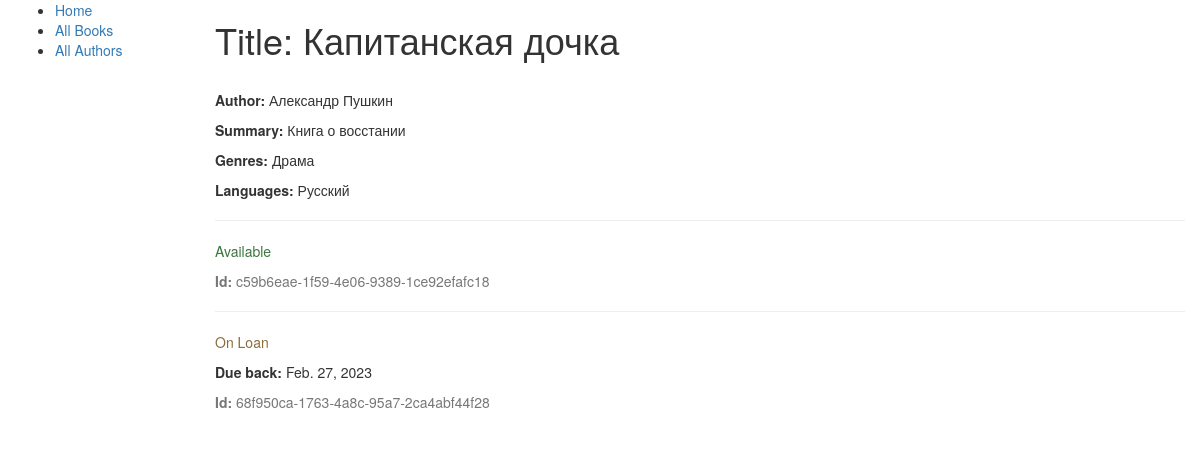
/catalog/book/1, run on the app's committed database.
### catalog/models.py (models this page shows, shortened)
class Book(models.Model):
    title = models.CharField(max_length=250, help_text="Enter book title")
    author = models.ForeignKey(Author, models.SET_NULL,null=True)
    summary = models.CharField(max_length=1500, help_text="Enter book description")
    genre = models.ManyToManyField(Genre)
    language = models.ManyToManyField(Language)

class Author(models.Model):
    first_name = models.CharField(max_length=100, help_text="Enter author first name")
    last_name = models.CharField(max_length=100, help_text="Enter author lastname")
    date_of_birth = models.DateField(null=True, blank=True)
    date_of_death = models.DateField(null=True, blank=True)
    def __str__(self):
        return f'{self.first_name} {self.last_name}'

class Genre(models.Model):
    name = models.CharField(max_length=25)
    def __str__(self):
        return self.name

class Language(models.Model):
    name = models.CharField(max_length=25)
    def __str__(self):
        return self.name

class BookInstance(models.Model):
    id = models.UUIDField(primary_key=True, default=uuid.uuid4)
    due_back = models.DateField(blank=True, null=True)
    book = models.ForeignKey(Book, models.SET_NULL, null=True, help_text="Choose a book")
    LOAN_STATUS = (
        ('a', 'Available'),
        ('r', 'Reserved'),
        ('o', 'On Loan'),
        ('n', 'Not in stock')
    )
    status = models.CharField(max_length=1, choices=LOAN_STATUS, default='n', help_text='Availability')
    class Meta:
        ordering = ['due_back']

### catalog/views.py (the view)
# urls.py: re_path(r'^book/(?P<pk>\d+)$', views.BookDetailView.as_view(), name='book-detail')
class BookDetailView(generic.DetailView):
    model = Book

### catalog/templates/catalog/book_detail.html
{% extends 'base_generic.html' %}
{% block content %}
<h1 style="margin-bottom:30px">Title: {{book.title}}</h1>
<p><b>Author: </b>{{book.author}}</p>
<p><b>Summary: </b>{{book.summary}}</p>
<p><b>Genres: </b>{% for genre in book.genre.all%}{{genre}}{%if not forloop.last%}, {%endif%}{% endfor %}</p>
<p><b>Languages: </b>{% for lang in book.language.all%}{{lang}}{%if not forloop.last%}, {%endif%}{% endfor %}</p>
{% for inst in book.bookinstance_set.all %}
<hr>
<p class="{%if inst.status == 'a'%}text-success{% elif inst.status == 'n'%}text-danger{% else %}text-warning{%endif%}">{{inst.get_status_display}}</p>
{% if inst.due_back%}<p><b>Due back: </b>{{inst.due_back}}</p>{%endif%}
<p class="text-muted"><b>Id: </b>{{inst.id}}</p>
{%endfor%}
{% endblock %}

### catalog/templates/base_generic.html (shortened to what this page needs)
<!doctype html>
<html lang="en">
<head>
    <link rel="stylesheet" href="https://maxcdn.bootstrapcdn.com/bootstrap/3.3.7/css/bootstrap.min.css">
    {% load static %}
        <link rel="stylesheet" href="{% static 'css/style.css' %}">
</head>
<body>
    <div class="container-fluid">
        <div class="row">
            <div class="col-sm-2">
                {% block sidebar %}
                <ul>
                    <li>
                      <a href="{% url 'index'%}">Home</a>
                    </li>
                    <li>
                      <a href="{% url 'books'%}">All Books</a>
                    </li>
                    <li>
                      <a href="">All Authors</a>
                    </li>
                </ul>
                {% endblock %}
            </div>
            <div class="col-sm-10">
                {% block content %}{% endblock %}
            </div>
        </div>
    </div>
</body>
</html>

### data on the page
Book: title "Капитанская дочка", author "Александр Пушкин", summary "Книга о восстании"
Genre: name "Драма"
Language: name "Русский"
BookInstance: status "Available", id "c59b6eae-1f59-4e06-9389-1ce92efafc18"
BookInstance: status "On Loan", due_back "Feb. 27, 2023", id "68f950ca-1763-4a8c-95a7-2ca4abf44f28"
